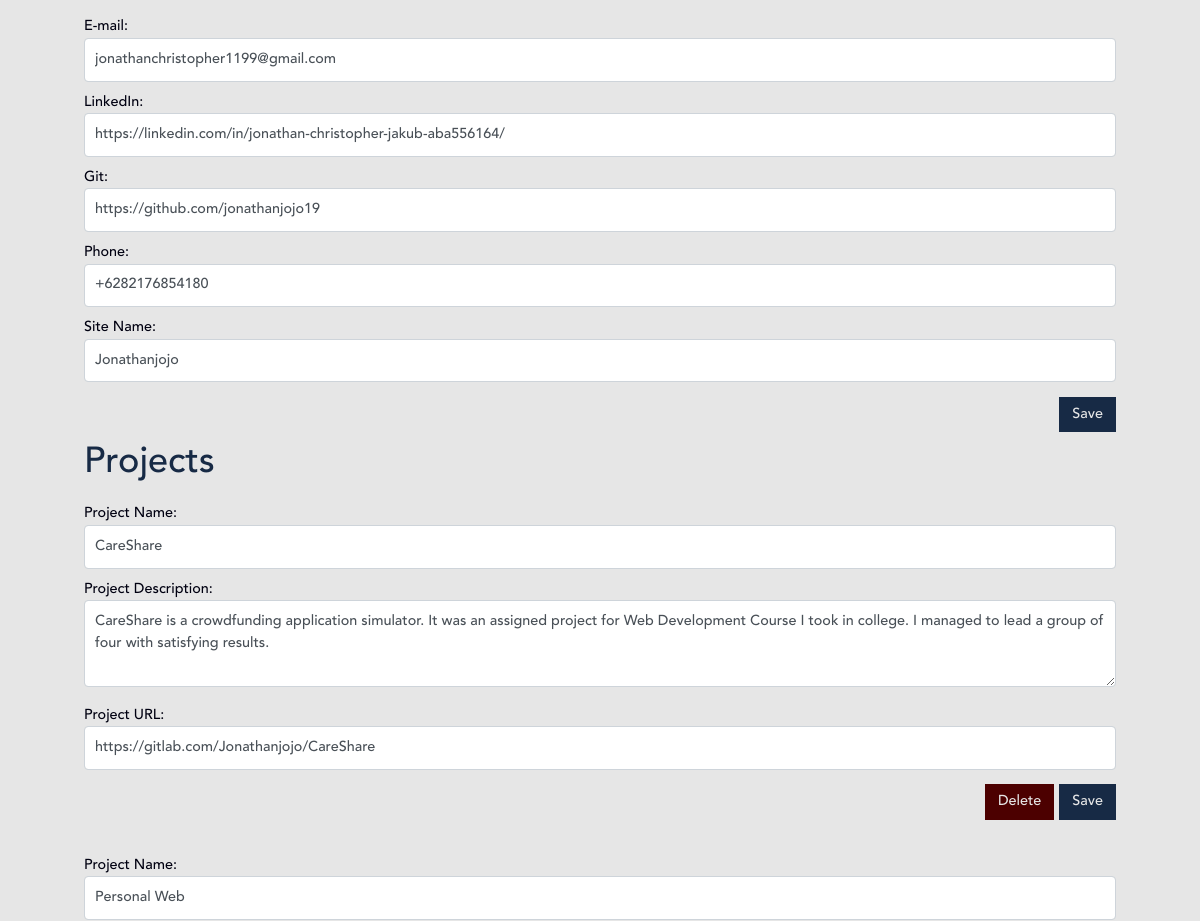
Before: /edit/ (middle part) with the older database file.
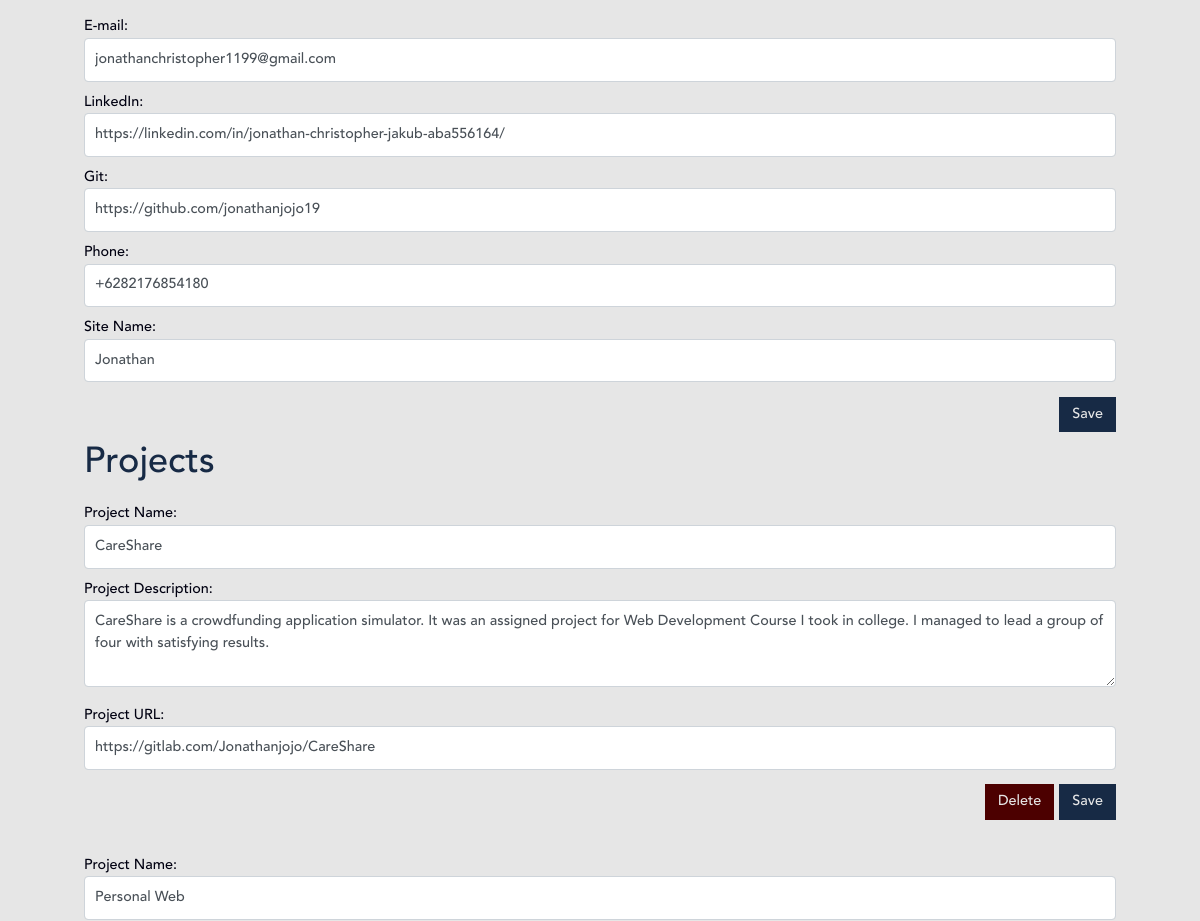
After: the same page with the newer database file.
### information/models.py (models this page shows, shortened)
class PersonalInfo(models.Model):
    name = models.CharField(max_length=100)
    description = models.CharField(max_length=1000)
    email = models.EmailField(max_length=100)
    linkedin = models.URLField(max_length=100)
    git = models.URLField(max_length=100)
    phone_regex = RegexValidator(regex=r'^\+?1?\d{9,15}$', message="Phone number must be entered in the format: '+999999999'. Up to 15 digits allowed.")
    phone_number = models.CharField(validators=[phone_regex], max_length=17, blank=True)
    title = models.CharField(max_length=20)
    class Meta:
        verbose_name_plural = "PersonalInfo"

### cms/views.py (the view)
# urls.py: path('', views.dashboard, name="dashboard"),
def dashboard(request):
    personal_info = PersonalInfo.objects.all().first()
    projects = Project.objects.all()
    return render(request, 'cms/dashboard.html', {
        "projects" : projects,
        "info" : personal_info,
        "info_form" : PersonalInfoForm(instance=personal_info),
        "project_form" : ProjectModelFormSet()
    })

### cms/templates/cms/dashboard.html (shortened to what this page needs)
{% load static from staticfiles %}
<!DOCTYPE html>
<html lang="en">
<head>
    <link rel="stylesheet" href="https://stackpath.bootstrapcdn.com/bootstrap/4.1.3/css/bootstrap.min.css">
    <link rel="stylesheet" href="{% static 'styles/globalStyles.css' %}" >
    <link rel="stylesheet" href="{% static 'styles/dashboardStyles.css' %}" >
</head>
<body>
    <div class="container-large full-height d-flex light-bg light-grey-text">
        <div class="dark-blue-text w-100">
            <div>
                <form class="site-form" action="" method="PUT" id="info-form">
                    {{ info_form }}
                    <div class="d-flex flex-row-reverse">
                        <button id="submit-button" class="btn mode draw blue-bg commit" onclick="updateInfo()">
                            <span class="light-grey-text">Save</span>
                        </button>
                    </div>
                </form>
            </div>
            <div id="projects">
                <h2 class="medium-blue-text section-title">Projects</h2>
                {% for form in project_form %}
                    {% if not forloop.first %}
                        <div class="spacer"></div>
                    {% endif %}
                    {% if not forloop.last %}
                        <div id="project-{{ form.instance.id }}">
                            <form class="site-form" action="" method="PUT" id="project-form-{{ form.instance.id }}">
                                {{ form }}
                                <div class="d-flex flex-row-reverse">
                                    <button id="submit-button" class="btn mode draw blue-bg commit" onclick="updateProject({{ form.instance.id }})">
                                        <span class="light-grey-text">Save</span>
                                    </button>
                                    <button id="submit-button" class="btn mode draw red-bg commit" onclick="deleteProject({{ form.instance.id }})">
                                        <span class="light-grey-text">Delete</span>
                                    </button>
                                </div>
                            </form>
                        </div>
                    {% endif %}
                {% endfor %}
            </div>
        </div>
    </div>
</body>
</html>

Changed rows visible on the page:
changed PersonalInfo "jonathanchristopher1199@gmail.com": title "Jonathanjojo" → "Jonathan"
